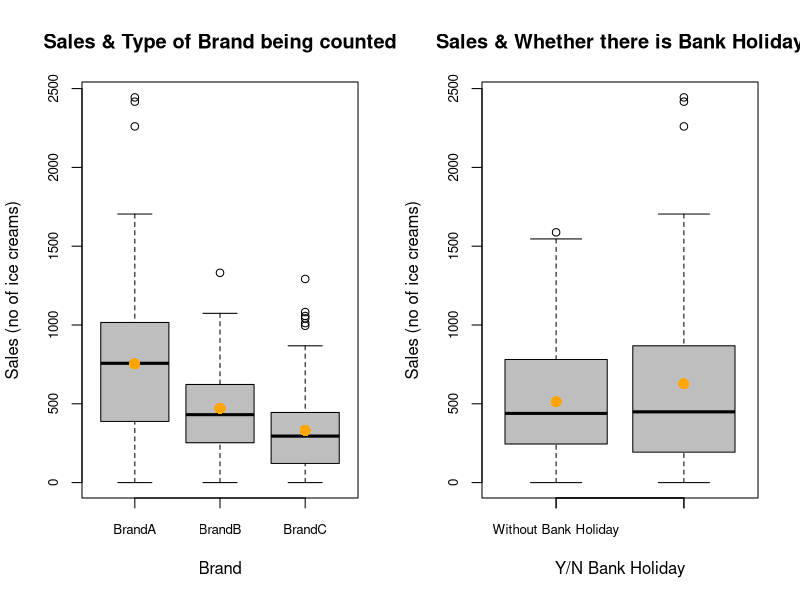
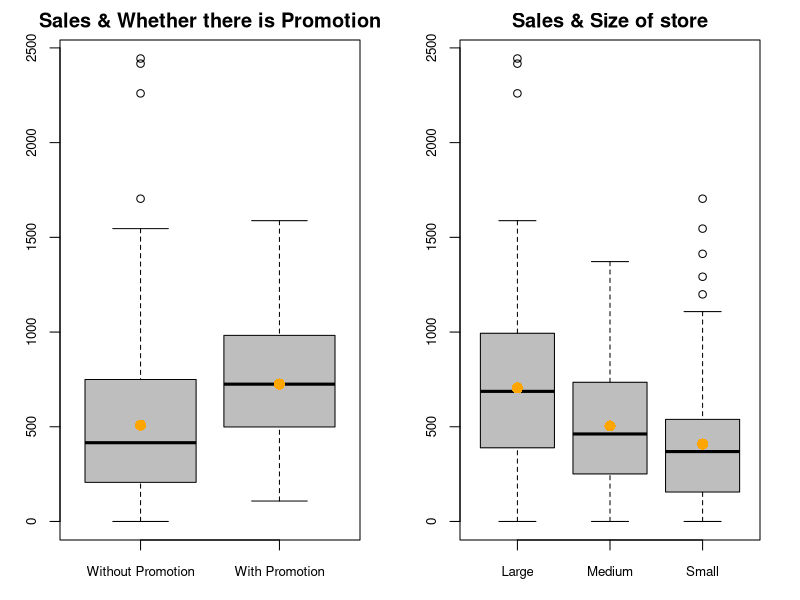
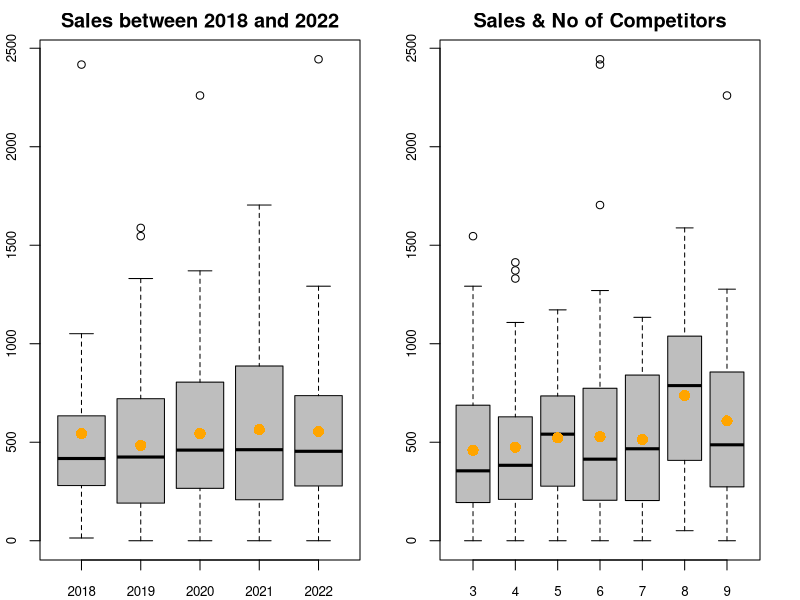
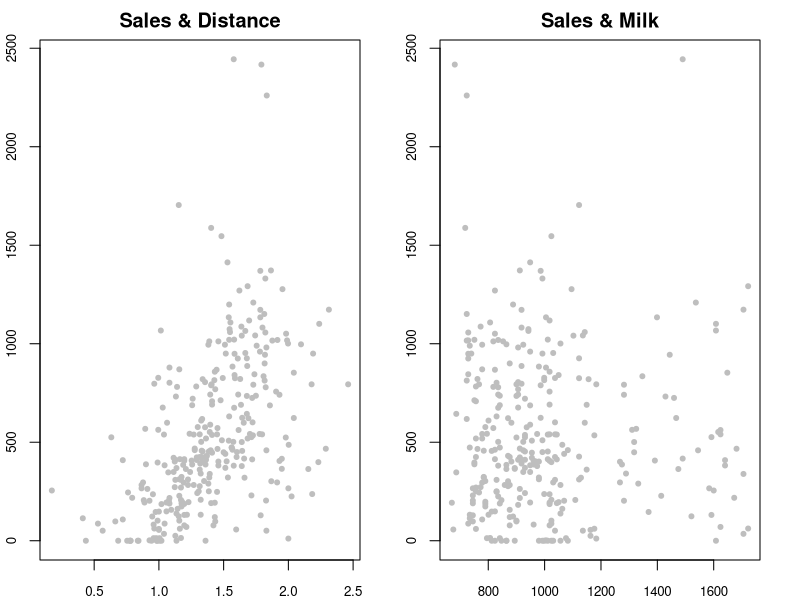
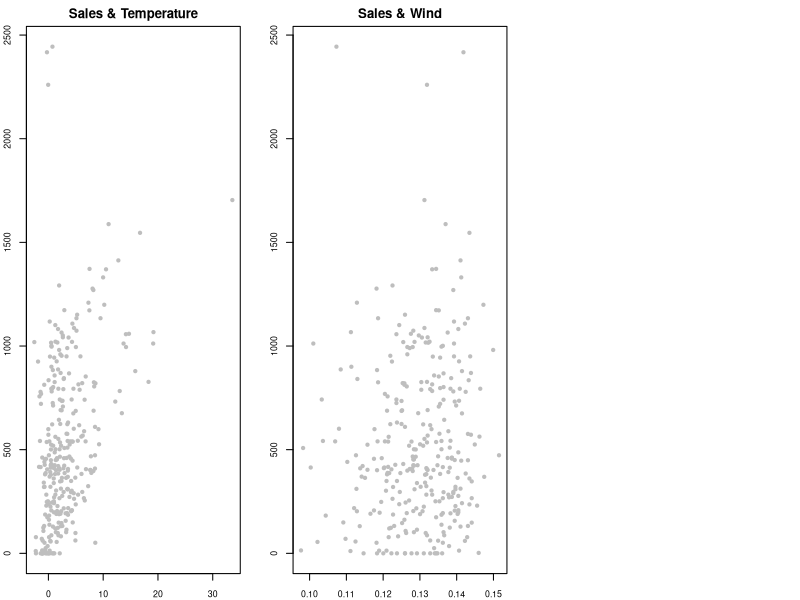
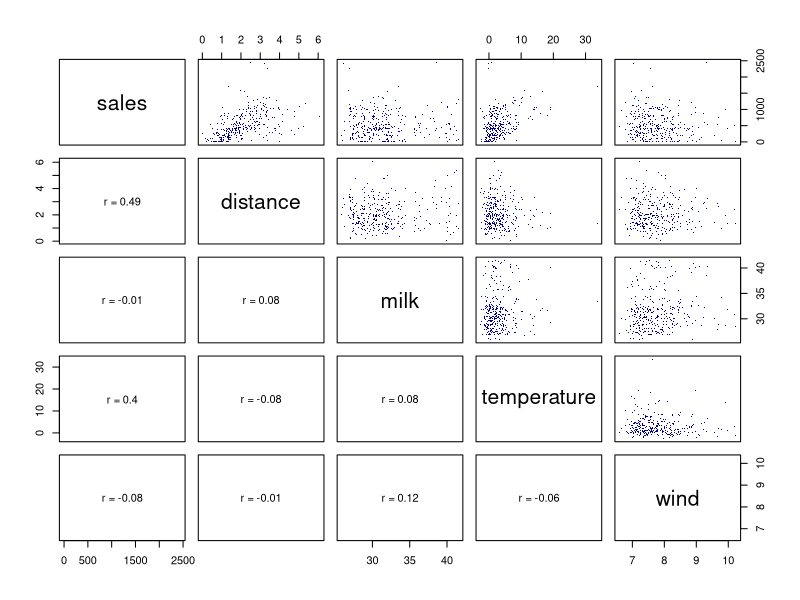
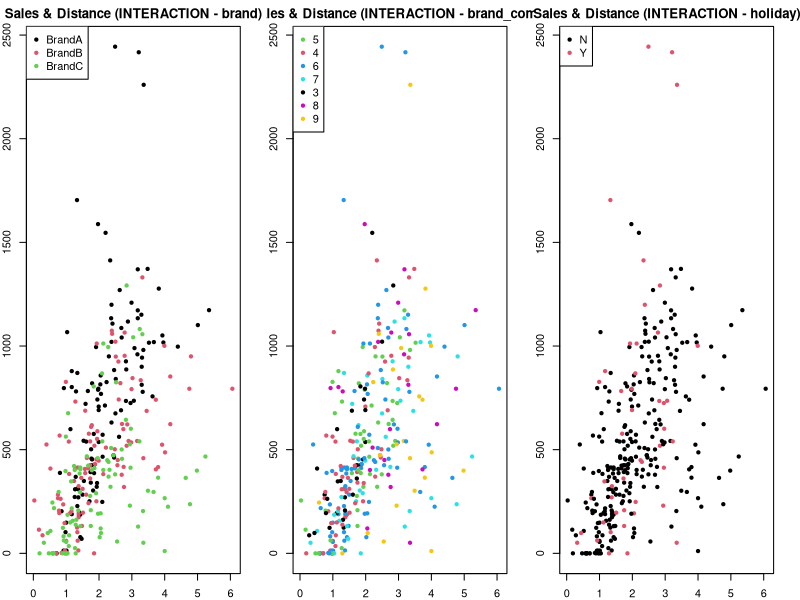
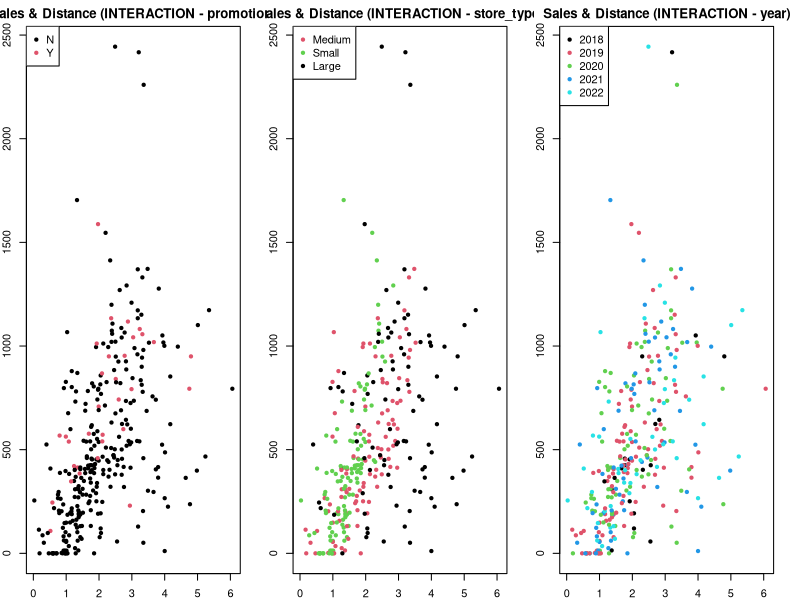

R code for these plots, in order:
## ---- chunk 1
knitr::opts_chunk$set(echo = TRUE)

## ---- chunk 2
#setwd("~/Downloads/Everything you need for ICA 3-20221231")
# importing data set
ic <- read.csv('ice_creams.csv')

# identifying and removing NA values
which(is.na(ic), arr.ind = TRUE)
ic <- ic[-c(271,249,177),]

# summary of ic
summary(ic)

## ---- chunk 3
library(scales)
## ---- chunk 4

par(mfrow=c(1,2))

boxplot(ic$sales~ic$brand, ylab = "Sales (no of ice creams)", xlab = "Brand" , col = "grey", main = "Sales & Type of Brand being counted",cex.axis = 0.8)
points(c(mean(ic$sales[ic$brand=="BrandA"]), 
         mean(ic$sales[ic$brand=="BrandB"]),
         mean(ic$sales[ic$brand=="BrandC"])),
       pch=16, cex=1.5, col="orange")


boxplot(ic$sales~ic$holiday, ylab = "Sales (no of ice creams)", xlab = "Y/N Bank Holiday" ,col = "grey", main = "Sales & Whether there is Bank Holiday", names = c(" ", " "), cex.axis = 0.8)
points(c(mean(ic$sales[ic$holiday=="N"]), 
         mean(ic$sales[ic$holiday=="Y"])),
         pch=16, cex=1.5, col = "orange")
axis(1,at = c(1,2), labels = c("Without Bank Holiday", "With Bank Holiday"),cex.axis = 0.8)

## ---- chunk 5

par(mfrow=c(1,2), mar = c(3,3,2,2))

boxplot(ic$sales~ic$promotion, ylab = "Sales (no of ice creams)", xlab = "Y/N Promotion", col = "grey", main = "Sales & Whether there is Promotion", names = c("Without Promotion", "With Promotion"), cex.axis = 0.8)
points(c(mean(ic$sales[ic$promotion=="N"]),
         mean(ic$sales[ic$promotion=="Y"])),
         pch=16, cex=1.5, col = "orange")

boxplot(ic$sales~ic$store_type, ylab = "Sales (no of ice creams)", xlab = "Sise of Store", col = "grey", main = "Sales & Size of store", cex.axis = 0.8)
points(c(mean(ic$sales[ic$store_type=="Large"]),
         mean(ic$sales[ic$store_type=="Medium"]),
         mean(ic$sales[ic$store_type=="Small"])),
       pch=16, cex=1.5, col="orange")

## ---- chunk 6

par(mar = c(2,2,2,2))

boxplot(ic$sales~ic$year, ylab = "Sales (no of ice creams)", xlab = "Year", col = "grey", main = "Sales between 2018 and 2022", cex.axis = 0.8)
points(c(mean(ic$sales[ic$year== 2018]),
        mean(ic$sales[ic$year== 2019]),
        mean(ic$sales[ic$year== 2020]),
        mean(ic$sales[ic$year== 2021]),
        mean(ic$sales[ic$year== 2022])),
       pch=16, cex=1.5, col="orange")

boxplot(ic$sales~ic$brand_competitors, ylab = "Sales (no of ice creams)", xlab = "No of Competitors", col = "grey", main = "Sales & No of Competitors", cex.axis = 0.8)
points(c(mean(ic$sales[ic$brand_competitors== 3]),
        mean(ic$sales[ic$brand_competitors== 4]),
        mean(ic$sales[ic$brand_competitors== 5]),
        mean(ic$sales[ic$brand_competitors== 6]),
        mean(ic$sales[ic$brand_competitors== 7]),
        mean(ic$sales[ic$brand_competitors== 8]),
        mean(ic$sales[ic$brand_competitors== 9])),
       pch=16, cex=1.5, col="orange")

## ---- chunk 7

par(mfrow=c(1,2))

plot(ic$sales~sqrt(ic$distance), ylab = "Sales (no of ice creams)", xlab = "Distance", col = "grey", main = "Sales & Distance", pch = 20 ,cex.axis = 0.8)

plot(ic$sales~I((ic$milk)^2), ylab = "Sales (no of ice creams)", xlab = "Price of Milk", col = "grey", main = "Sales & Milk",pch = 20 ,cex.axis = 0.8) 

## ---- chunk 8

par(mfrow=c(1,3))

plot(ic$sales~ic$temperature, ylab = "Sales (no of ice creams)", xlab = "Average Weekly Temperature", col = "grey", main = "Sales & Temperature", pch = 20 ,cex.axis = 0.8)

plot(ic$sales~I((ic$wind)^-1), ylab = "Sales (no of ice creams)", xlab = "Average Weekly Speed of Wind", col = "grey", main = "Sales & Wind", pch = 20 ,cex.axis = 0.8)

#plot(ic$sales~sqrt(1.8 * ic$temperature + 32), ylab = "Sales (no of ice creams)", xlab = "Average Weekly Temperature", col = "grey", main = "Sales & Temperature", pch = 20 ,cex.axis = 0.8)

## ---- chunk 9

M <- ic[c("sales","distance", "milk", "temperature", "wind")]

## ---- chunk 10
panel.cor <- function(x, y){
    usr <- par("usr"); on.exit(par(usr))
    par(usr = c(0, 1, 0, 1))
    r <- round(cor(x, y), digits=2)
    txt <- paste0("r = ", r)
    cex.cor <- 0.8/strwidth(txt)
    text(0.5, 0.5, txt)
}
# Customize upper panel
upper.panel<-function(x, y){
  points(x,y, pch = "." , col = "dark blue")
}
# Create the plots
pairs(M, 
      lower.panel = panel.cor,
      upper.panel = upper.panel)
## ---- chunk 11
# PLOT OF SALES & DISTANCE, VARY ACROSS DIFFERENT CATEGORICAL VARIABLE. SIMILAR TO ICA 1
#legend to show the color representing

plot(ic$sales~ic$distance, ylab = "Sales (no of ice creams)", xlab = "Distance", main = "Sales & Distance (INTERACTION - brand)", pch = 20, col = factor(ic$brand))
legend("topleft",legend=c("BrandA","BrandB","BrandC"),col = unique(factor(ic$brand)), pch=20)

plot(ic$sales~ic$distance, ylab = "Sales (no of ice creams)", xlab = "Distance", main = "Sales & Distance (INTERACTION - brand_comp)", pch = 20, col = factor(ic$brand_competitors))
legend("topleft",legend=unique(factor(ic$brand_competitors)),col = unique(factor(ic$brand_competitors)), pch=20)


plot(ic$sales~ic$distance, ylab = "Sales (no of ice creams)", xlab = "Distance", main = "Sales & Distance (INTERACTION - holiday)", pch = 20, col = factor(ic$holiday))
legend("topleft",legend=unique(factor(ic$holiday)),col = unique(factor(ic$holiday)), pch=20)


plot(ic$sales~ic$distance, ylab = "Sales (no of ice creams)", xlab = "Distance", main = "Sales & Distance (INTERACTION - promotion)", pch = 20, col = factor(ic$promotion))
legend("topleft",legend=unique(factor(ic$promotion)),col = unique(factor(ic$promotion)), pch=20)


plot(ic$sales~ic$distance, ylab = "Sales (no of ice creams)", xlab = "Distance", main = "Sales & Distance (INTERACTION - store_type)", pch = 20, col = factor(ic$store_type))
legend("topleft",legend=unique(factor(ic$store_type)),col = unique(factor(ic$store_type)), pch=20)


plot(ic$sales~ic$distance, ylab = "Sales (no of ice creams)", xlab = "Distance", main = "Sales & Distance (INTERACTION - year)", pch = 20, col = factor(ic$year))
legend("topleft",legend=unique(factor(ic$year)),col = unique(factor(ic$year)), pch=20)


## ---- chunk 12
# PLOT OF SALE & TEMPERATURE, VARY ACROSS DIFFERENT CATEGORICAL VARIABLE. SIMILAR TO ICA 1

plot(ic$sales~log(3*ic$temperature + 37), ylab = "Sales (no of ice creams)", xlab = "Average Weekly Temperature", main = "Sales & Temperature (INTERACTION - brand)", pch = 20, col = factor(ic$brand))
legend("topleft",legend=unique(factor(ic$brand)),col = unique(factor(ic$brand)), pch=20)

plot(ic$sales~log(3*ic$temperature + 37), ylab = "Sales (no of ice creams)", xlab = "Average Weekly Temperature", main = "Sales & Temperature (INTERACTION - brand_comp)", pch = 20, col = factor(ic$brand_competitors))
legend("topleft",legend=unique(factor(ic$brand_competitors)),col = unique(factor(ic$brand_competitors)), pch=20)

plot(ic$sales~log(3*ic$temperature + 37), ylab = "Sales (no of ice creams)", xlab = "Average Weekly Temperature", main = "Sales & Temperature (INTERACTION - holiday)", pch = 20, col = factor(ic$holiday))
legend("topleft",legend=unique(factor(ic$holiday)),col = unique(factor(ic$holiday)), pch=20)

plot(ic$sales~log(3*ic$temperature + 37), ylab = "Sales (no of ice creams)", xlab = "Average Weekly Temperature", main = "Sales & Temperature (INTERACTION - promotion)", pch = 20, col = factor(ic$promotion))
legend("topleft",legend=unique(factor(ic$promotion)),col = unique(factor(ic$promotion)), pch=20)

plot(ic$sales~log(3*ic$temperature + 37), ylab = "Sales (no of ice creams)", xlab = "Average Weekly Temperature", main = "Sales & Temperature (INTERACTION - store_type)", pch = 20, col = factor(ic$store_type))
legend("topleft",legend=unique(factor(ic$store_type)),col = unique(factor(ic$store_type)), pch=20)

plot(ic$sales~log(3*ic$temperature + 37), ylab = "Sales (no of ice creams)", xlab = "Average Weekly Temperature", main = "Sales & Temperature (INTERACTION - year)", pch = 20, col = factor(ic$year))
legend("topleft",legend=unique(factor(ic$year)),col = unique(factor(ic$year)), pch=20)


## ---- chunk 13
#MODEL 1 INCLUDES ALL COVARIATES

model1 <- lm(ic$sales ~ 
               ic$brand
              +ic$brand_competitors
              +ic$holiday
              +ic$year
              +ic$promotion
              +ic$store_type
              +ic$temperature
              +ic$wind
              +ic$distance
              +ic$milk, data = ic)
summary(model1)
## ---- chunk 14
#MODEL 2 REMOVED MILK AND WIND AND YEAR, ADDED INTERACTION

model2 <- lm(ic$sales ~ 
               ic$brand
              # +ic$brand_competitors
              +ic$holiday
              +ic$promotion
              +ic$store_type
              +ic$temperature
              +ic$distance
              , data = ic)
summary(model2)


#THE R-SQUARE INCREASED A BIT BUT THIS DOESNT MEAN MUCH, ALTHOUGH MAYBE A GOOD SIGN?


## ---- chunk 15
# MODEL R ADD NEW INTERACTION TERMS, ATTEMPTED TO TRANSFORM TEMPERATURE (FROM C TO F THEN SQRT, BUT NOT VERY SUCCESSFUL). ANY OTHER TRANSFORMATIONS?

# t_temperature <- sqrt(1.8 * ic$temperature + 32)

model3 <- lm(ic$sales~ 
              +ic$temperature
              +ic$promotion
              # +ic$distance * ic$brand
              +ic$distance * ic$store_type
              +ic$store_type * ic$brand, data = ic)
summary(model3)


## ---- chunk 16
model4 <- lm(sqrt(ic$sales)~ 
               ic$brand
              +ic$distance
              +ic$store_type
              +ic$temperature
              +ic$promotion
              +ic$distance * ic$brand
              +ic$distance * ic$store_type
              +ic$store_type*ic$brand, data = ic)
summary(model4)


## ---- chunk 17
ic_rev <- subset(ic, ic$sales>200)
model5 <- lm(sales~ 
               brand
              +distance
              +store_type
              +temperature
              +promotion
              +distance * brand
              +distance * store_type
              +store_type * brand, data = ic_rev)
summary(model5)
## ---- chunk 18
# CODE FOR BOX COX TRANSFORMATION FROM JENI. WE COULD USE THIS TO CHECK FOR POTENTIAL TRANSFORMATION ON Y

plot(hatvalues(model3), type="h", ylab="Leverage", xlab="Observation")
#Mean leverage is p/n = 16/311 = 0.0514
abline(a=16/311, b=0, lty=3, col="black")
#Twice the average leverage:
abline(a=2*16/311, b=0, lty=3,col="blue")
## ---- chunk 19
par(mfrow=c(3,2))

predicted1 <- fitted(model1)
plot(ic$sales~predicted1, xlab = "Predicted sales", ylab = "Observed sales", xlim = c(0,2500), main = "Model 1", pch = 16, col=alpha("darkblue",0.6))
abline(a=0, b=1, col = "red")
grid(nx = NULL, ny = NULL,
     lty = 2,      # Grid line type
     col = "gray", # Grid line color
     lwd = 1)      # Grid line width

predicted2 <- fitted(model2)
plot(ic$sales~predicted2, xlab = "Predicted sales", ylab = "Observed sales", xlim = c(0,2500), main = "Model 2", pch = 16, col=alpha("darkblue",0.6))
abline(a=0, b=1, col = "red")
grid(nx = NULL, ny = NULL,
     lty = 2,      # Grid line type
     col = "gray", # Grid line color
     lwd = 1)      # Grid line width

predicted3 <- fitted(model3)
plot(ic$sales~predicted3, xlab = "Predicted sales", ylab = "Observed sales", xlim = c(0,2500), main = "Model 3", pch = 16, col=alpha("darkblue",0.6))
abline(a=0, b=1, col = "red")
grid(nx = NULL, ny = NULL,
     lty = 2,      # Grid line type
     col = "gray", # Grid line color
     lwd = 1)      # Grid line width

predicted4 <- fitted(model4)
plot(ic$sales~I(predicted4^2), xlab = "Predicted sales", ylab = "Observed sales", xlim = c(0,2500), main = "Model 4", pch = 16, col=alpha("darkblue",0.6))
abline(a=0, b=1, col = "red")
grid(nx = NULL, ny = NULL,
     lty = 2,      # Grid line type
     col = "gray", # Grid line color
     lwd = 1)      # Grid line width

predicted5 <- fitted(model5)
plot(ic_rev$sales~predicted5, xlab = "Predicted sales", ylab = "Observed sales", xlim = c(0,2500), main = "Model 5", pch = 16, col=alpha("darkblue",0.6))
abline(a=0, b=1, col = "red")
grid(nx = NULL, ny = NULL,
     lty = 2,      # Grid line type
     col = "gray", # Grid line color
     lwd = 1)      # Grid line width


## ---- chunk 20
sum(predicted5<0)

## ---- chunk 21
model5_stdres<-rstandard(model5)
qqnorm (model5_stdres, main="", ylab = "Standardised Residuals", xlab = "Quantiles of N(0,1)", pch = 20, col=alpha("darkblue",0.4))
qqline (model5_stdres)

model5_fitted<-fitted(model5)
plot(model5_fitted, model5_stdres, xlab="Fitted values", ylab="Standardised residuals", pch = 20, col=alpha("darkblue",0.4))
abline(a=0, b=0)

#normality of error the term
model3_stdres<-rstandard(model3)
qqnorm (model3_stdres, main="", ylab = "Standardised Residuals", xlab = "Quantiles of N(0,1)", pch = 20, col=alpha("darkblue",0.4))
qqline (model3_stdres)

#homoscedasticity of the error term
model3_fitted<-fitted(model3)
plot(model3_fitted, model3_stdres, xlab="Fitted values", ylab="Standardised residuals", pch = 20, col=alpha("darkblue",0.4))
abline(a=0, b=0)


#normality of error the term
model4_stdres<-rstandard(model4)
qqnorm (model4_stdres, main="", ylab = "Standardised Residuals", xlab = "Quantiles of N(0,1)", pch = 20, col=alpha("darkblue",0.4))
qqline (model4_stdres)

#homoscedasticity of the error term
model4_fitted<-fitted(model4)
plot(model4_fitted, model4_stdres, xlab="Fitted values", ylab="Standardised residuals", pch = 20, col=alpha("darkblue",0.4))
abline(a=0, b=0)
## ---- chunk 22
#linearity
#par(mfrow=c(1,2))
plot(ic$temperature, model3_stdres, xlab="Temperature", ylab="Standardised residuals", pch = 20, col=alpha("darkblue",0.4))
abline(a=0, b=0)
plot(ic$distance, model3_stdres, xlab="Distance", ylab="Standardised residuals", pch = 20, col=alpha("darkblue",0.4))
abline(a=0, b=0)
## ---- chunk 23
library(MASS)
boxcox(I(ic$sales+0.5) ~ 
               ic$brand
              +ic$brand_competitors
              +ic$distance
              +ic$holiday
              +ic$store_type
              +ic$temperature
              +ic$distance * ic$brand
              +ic$distance * ic$store_type
              +ic$store_type*ic$brand, data = ic)
## ---- chunk 24
model5 <- lm(ic$sales~ 
               ic$brand
              +ic$brand_competitors
              +ic$distance
              +ic$store_type
              +ic$temperature
              +ic$promotion
              #+t_temperature
              +ic$store_type*ic$brand
              ,data=ic)

summary(model5)

